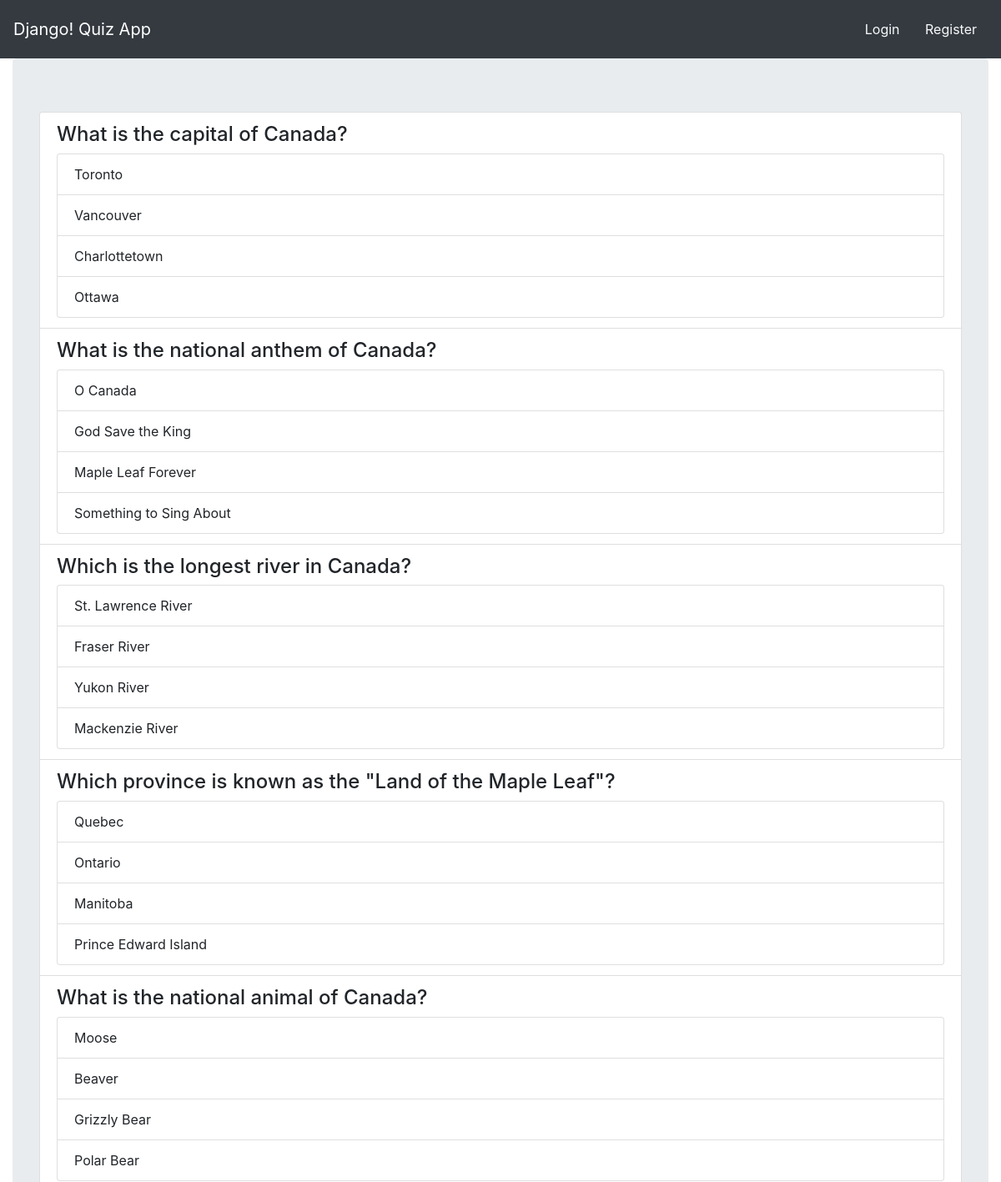
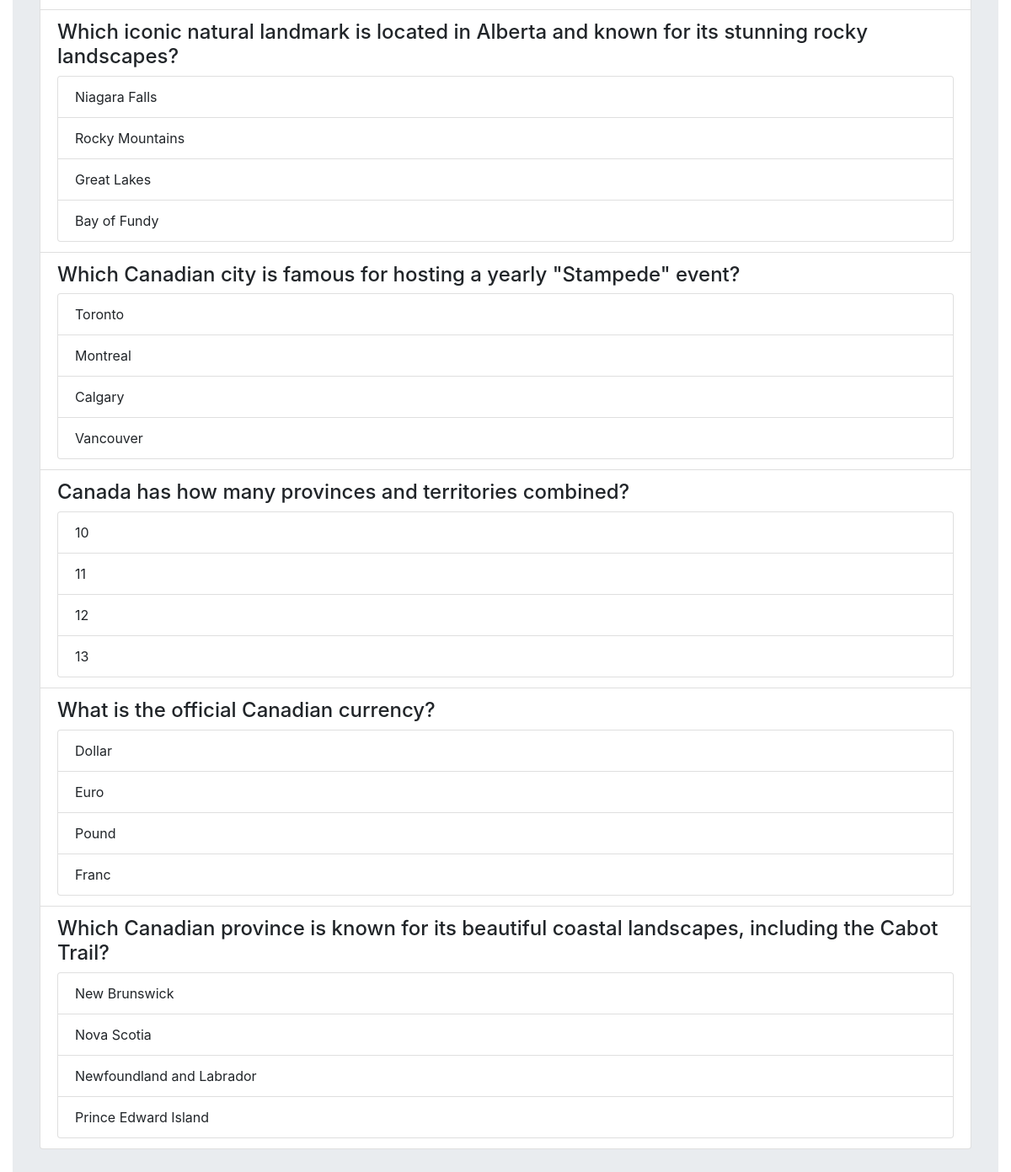
Screenshot of /questions/ with the database file from the repository (2 pictures, top to bottom).
### Knowledge_Quiz/models.py (models this page shows, shortened)
class Question(models.Model):
    question_text = models.CharField(max_length=200)
    choice1 = models.CharField(max_length=100)
    choice2 = models.CharField(max_length=100)
    choice3 = models.CharField(max_length=100)
    choice4 = models.CharField(max_length=100)
    correct_choice = models.PositiveIntegerField(choices=[(1, 'Choice 1'), (2, 'Choice 2'), (3, 'Choice 3'), (4, 'Choice 4')])
    CHOICES = {
        1: 'choice1',
        2: 'choice2',
        3: 'choice3',
        4: 'choice4'
    }

### Knowledge_Quiz/views.py (the view)
# urls.py: path('questions/', views.question_list, name='question_list'),
def question_list(request):
    questions = Question.objects.all()
    return render(request, 'question_list.html', {'questions': questions})

### Knowledge_Quiz/templates/question_list.html (shortened to what this page needs)
{% extends 'base.html' %}
{% block content %}
    <ul class="list-group">
        {% for question in questions %}
        <li class="list-group-item">
            <h4>{{ question.question_text }}</h4>
            <ul class="list-group">
                <li class="list-group-item">{{ question.choice1 }}</li>
                <li class="list-group-item">{{ question.choice2 }}</li>
                <li class="list-group-item">{{ question.choice3 }}</li>
                <li class="list-group-item">{{ question.choice4 }}</li>
            </ul>
        </li>
        {% endfor %}
    </ul>
{% endblock %}

### Knowledge_Quiz/templates/base.html (shortened to what this page needs)
<!DOCTYPE html>
<html>
<head>
    <link rel="stylesheet" href="https://maxcdn.bootstrapcdn.com/bootstrap/4.5.2/css/bootstrap.min.css">
</head>
<body>
    <nav class="navbar navbar-dark bg-dark">
        <a class="navbar-brand" href="{% url 'homepage' %}">
            Django! Quiz App
        </a>
        <span class="navbar-text">
            {% if user.is_authenticated %}
                Welcome, {{ user.username }}!
                <a class="btn btn-link text-light" href="{% url 'logout' %}">Logout</a>
                <a class="btn btn-link text-light" href="{% url 'quiz' %}">Go to Quiz</a>
            {% else %}
                <a class="btn btn-link text-light" href="{% url 'login' %}">Login</a>
                <a class="btn btn-link text-light" href="{% url 'register' %}">Register</a>
            {% endif %}
        </span>
    </nav>
    <div class="container-fluid">
        <div class="row">
            <div class="col-md-12">
                <div class="jumbotron">
                    {% block content %}{% endblock %}
                </div>
            </div>
        </div>
    </div>
</body>
</html>

### rows the page displays
Question: question_text "What is the capital of Canada?", choice1 "Toronto", choice2 "Vancouver", choice3 "Charlottetown", choice4 "Ottawa"
Question: question_text "What is the national anthem of Canada?", choice1 "O Canada", choice2 "God Save the King", choice3 "Maple Leaf Forever", choice4 "Something to Sing About"
Question: question_text "Which is the longest river in Canada?", choice1 "St. Lawrence River", choice2 "Fraser River", choice3 "Yukon River", choice4 "Mackenzie River"
Question: question_text "Which province is known as the \"Land of the Maple Leaf\"?", choice1 "Quebec", choice2 "Ontario", choice3 "Manitoba", choice4 "Prince Edward Island"
Question: question_text "What is the national animal of Canada?", choice1 "Moose", choice2 "Beaver", choice3 "Grizzly Bear", choice4 "Polar Bear"
Question: question_text "Which iconic natural landmark is located in Alberta and known for its stunning rocky landscapes?", choice1 "Niagara Falls", choice2 "Rocky Mountains", choice3 "Great Lakes", choice4 "Bay of Fundy"
Question: question_text "Which Canadian city is famous for hosting a yearly \"Stampede\" event?", choice1 "Toronto", choice2 "Montreal", choice3 "Calgary", choice4 "Vancouver"
Question: question_text "Canada has how many provinces and territories combined?", choice1 "10", choice2 "11", choice3 "12", choice4 "13"
Question: question_text "What is the official Canadian currency?", choice1 "Dollar", choice2 "Euro", choice3 "Pound", choice4 "Franc"
Question: question_text "Which Canadian province is known for its beautiful coastal landscapes, including the Cabot Trail?", choice1 "New Brunswick", choice2 "Nova Scotia", choice3 "Newfoundland and Labrador", choice4 "Prince Edward Island"
